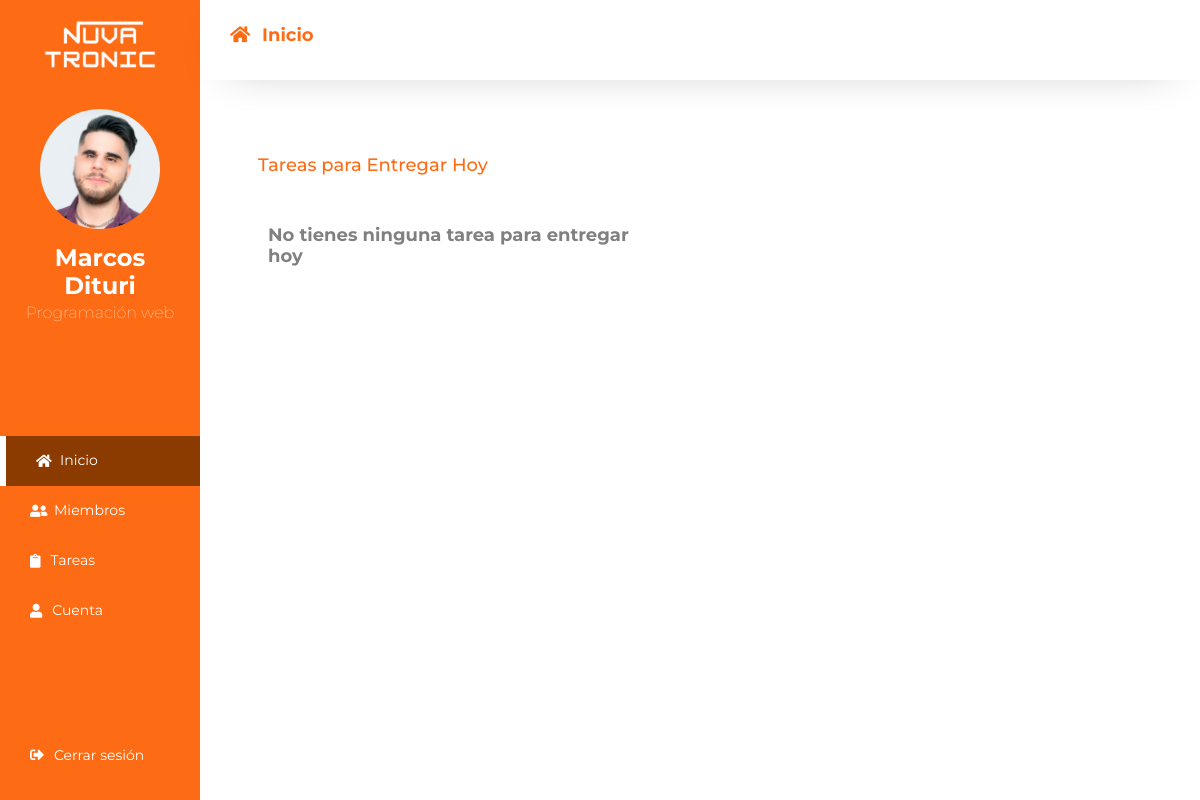
Page / (signed in) on the committed database.
### tables this page shows
CREATE TABLE `usuarios` (
  `id_usuario` int(250) NOT NULL,
  `tipo` varchar(50) NOT NULL,
  `nombre` varchar(500) DEFAULT NULL,
  `apellido` varchar(500) DEFAULT NULL,
  `pais` varchar(250) NOT NULL,
  `sexo` varchar(20) NOT NULL,
  `interno` varchar(20) NOT NULL,
  `fecha` date NOT NULL DEFAULT current_timestamp(),
  `area` varchar(500) DEFAULT NULL,
  `cargo` varchar(500) DEFAULT NULL,
  `email` varchar(500) DEFAULT NULL,
  `clave` varchar(500) DEFAULT NULL,
  `empresa` varchar(500) DEFAULT NULL,
  `superior` varchar(250) NOT NULL,
  `fecha_ing` date NOT NULL DEFAULT current_timestamp(),
  `URL_imagen` text NOT NULL,
  `acceso` varchar(50) NOT NULL
);

### php/sesion.php (called while the page is built, shortened)
<?php
    if(isset($_SESSION['id_usuario']) && !empty($_SESSION['id_usuario'])) {
        $id_usuario = $_SESSION['id_usuario'];
        $mostrar = "SELECT * FROM `usuarios` WHERE id_usuario=$id_usuario";
        $mostrar_ej = mysqli_query(
                    $conexion, $mostrar
                    );
        if($mostrar_ej == true){
            while($dato = mysqli_fetch_array($mostrar_ej)) {
                $nombre = $dato["nombre"];
                $apellido = $dato["apellido"];
                $cargo = $dato["cargo"];
                $URL_imagen = $dato["URL_imagen"];
            }
        }
    } else{
        echo '<script>location.href = "login.php"</script>';
    }
?>

### componentes/menu.php (the view, shortened to what this page needs)
<?php
if($donde == "inicio"){
    $a_inicio = "a_active";
}
?>
<div class="col-xl-2"></div>
<div class="col-xl-2 cont-panel-menu">
    <div class="cont-user">
        <img class="img-logo" src="img/logoblanco.png" alt="">
        <a href="cuenta.php" class="cont-user-all">
            <div class="img-user"  alt="" style=" background: url(php/<?php echo $URL_imagen;?>); background-size: cover;  background-position: center;"></div>
            <h4><?php echo "$nombre $apellido";?></h4>
            <p><?php echo $cargo;?></p>
        </a>
    </div>
    <ul class="cont-btns">
        <li class="<?php echo $a_inicio;?>"><a href="index.php"><i class="fas fa-home"></i> Inicio</li></a>
        <li class="<?php echo $a_miembros;?>"><a href="miembros.php"><i class="fas fa-user-friends"></i> Miembros</li></a>
        <li class="<?php echo $a_tareas;?>"><a href="tareas.php"><i class="fas fa-clipboard"></i> Tareas</li></a>
        <li class="<?php echo $a_cuenta;?>"><a href="cuenta.php"><i class="fas fa-user"></i> Cuenta</li></a>
    </ul>
    <ul class="cont-btns">
        <li><a href="cerrar_sesion.php"><i class="fas fa-sign-out-alt"></i> Cerrar sesión</li></a>
    </ul>
</div>

### css/main.css (style rules this page uses)
html { scroll-behavior:smooth }
* { font-family:Montserrat,sans-serif; font-weight: normal; }
h1, h2, h3, h4, b, strong, span, p { color: grey; }
a, a:hover { text-decoration: none; }
.a_active { background-color: #8c3b00!important; border-left: 6px solid white; }
.cont-user-all { text-align: center; display: flex; flex-direction: column; justify-content: center; }
.cont-panel-menu { position: fixed; padding: 20px 0; display: flex; flex-direction: column; justify-content: space-between; align-items: center; height: 100vh; background-color: #fd6c14; }
.cont-panel-menu .img-logo { width: 70%; margin: auto; margin-bottom: 40px!important; }
.cont-user { padding: 0px 20px; display: flex; flex-direction: column; align-items: center; justify-content: center; }
.cont-user h4 { text-align: center; font-weight: bold; color: white; margin-bottom: 0; transition: all .3 ease-out; }
.cont-user p { margin-top: 0; font-weight: lighter; color: white; }
.cont-panel-menu .img-user { margin-bottom: 15px!important; margin: 0 auto; border-radius: 100%; height: 120px; width: 120px!important; border: 100%; }
.cont-panel-menu .cont-btns { padding-left: 0; margin-left: 0; margin-bottom: 0; display: inline-block; list-style: none; background-color: #fd6c14; width: 100%; }
.cont-btns a { font-size: 14px!important; display: flex; justify-content: flex; align-items: center; width: 100%; height: 50px; padding-left: 30px; color: white; transition: all .3s ease-out; }
.cont-panel-menu .cont-btns i { max-width: 24px; padding-right: 10px; transition: all .3 ease-out; }

### rows in the picture
usuarios: URL_imagen (picture), nombre "Marcos", apellido "Dituri", cargo "Programación web"
